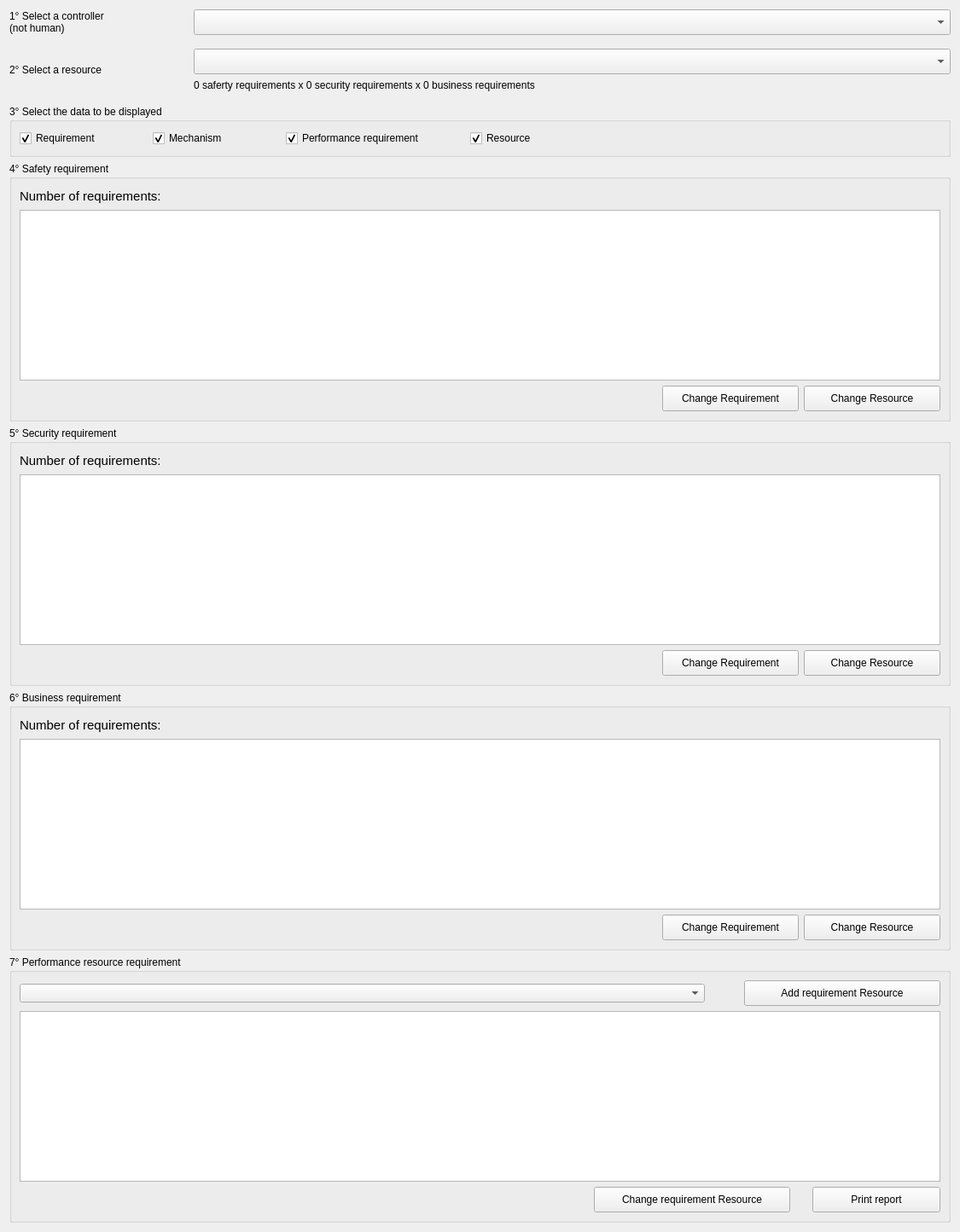
          <widget class="QWidget" name="scrollAreaWidgetContents_20">
           <property name="geometry">
            <rect>
             <x>0</x>
             <y>-929</y>
             <width>1125</width>
             <height>1444</height>
            </rect>
           </property>
           <layout class="QGridLayout" name="gridLayout_75">
            <item row="0" column="0">
             <layout class="QHBoxLayout" name="horizontalLayout_125">
              <property name="bottomMargin">
               <number>10</number>
              </property>
              <item>
               <widget class="QLabel" name="label_110">
                <property name="minimumSize">
                 <size>
                  <width>210</width>
                  <height>0</height>
                 </size>
                </property>
                <property name="maximumSize">
                 <size>
                  <width>100</width>
                  <height>16777215</height>
                 </size>
                </property>
                <property name="text">
                 <string>1° Select a controller
(not human)</string>
                </property>
               </widget>
              </item>
              <item>
               <widget class="QComboBox" name="combobox_conflict_controller">
                <property name="minimumSize">
                 <size>
                  <width>0</width>
                  <height>30</height>
                 </size>
                </property>
                <property name="focusPolicy">
                 <enum>Qt::TabFocus</enum>
                </property>
                <property name="contextMenuPolicy">
                 <enum>Qt::DefaultContextMenu</enum>
                </property>
                <property name="toolTip">
                 <string>This list contains all controllers that are NOT HUMAN</string>
                </property>
               </widget>
              </item>
             </layout>
            </item>
            <item row="1" column="0">
             <layout class="QHBoxLayout" name="horizontalLayout_124">
              <property name="bottomMargin">
               <number>10</number>
              </property>
              <item>
               <widget class="QLabel" name="label_111">
                <property name="minimumSize">
                 <size>
                  <width>210</width>
                  <height>0</height>
                 </size>
                </property>
                <property name="maximumSize">
                 <size>
                  <width>210</width>
                  <height>16777215</height>
                 </size>
                </property>
                <property name="text">
                 <string>2° Select a resource</string>
                </property>
               </widget>
              </item>
              <item>
               <layout class="QVBoxLayout" name="verticalLayout_73">
                <item>
                 <widget class="QComboBox" name="combobox_conflict_resource">
                  <property name="minimumSize">
                   <size>
                    <width>0</width>
                    <height>30</height>
                   </size>
                  </property>
                  <property name="focusPolicy">
                   <enum>Qt::TabFocus</enum>
                  </property>
                  <property name="contextMenuPolicy">
                   <enum>Qt::DefaultContextMenu</enum>
                  </property>
                  <property name="toolTip">
                   <string>This list contains all controllers that are NOT HUMAN</string>
                  </property>
                 </widget>
                </item>
                <item>
                 <widget class="QLabel" name="lbl_req_conflict">
                  <property name="text">
                   <string>0 saferty requirements x 0 security requirements x 0 business requirements</string>
                  </property>
                 </widget>
                </item>
               </layout>
              </item>
             </layout>
            </item>
            <item row="2" column="0">
             <widget class="QGroupBox" name="groupBox_40">
              <property name="title">
               <string>3° Select the data to be displayed</string>
              </property>
              <layout class="QGridLayout" name="gridLayout_73">
               <item row="0" column="0">
                <layout class="QHBoxLayout" name="horizontalLayout_123">
                 <item>
                  <widget class="QCheckBox" name="checkbox_conflict_requirement">
                   <property name="minimumSize">
                    <size>
                     <width>150</width>
                     <height>0</height>
                    </size>
                   </property>
                   <property name="text">
                    <string>Requirement</string>
                   </property>
                   <property name="checked">
                    <bool>true</bool>
                   </property>
                  </widget>
                 </item>
                 <item>
                  <widget class="QCheckBox" name="checkbox_conflict_mechanism">
                   <property name="minimumSize">
                    <size>
                     <width>150</width>
                     <height>0</height>
                    </size>
                   </property>
                   <property name="text">
                    <string>Mechanism</string>
                   </property>
                   <property name="checked">
                    <bool>true</bool>
                   </property>
                  </widget>
                 </item>
                 <item>
                  <widget class="QCheckBox" name="checkbox_conflict_pef_requirement">
                   <property name="minimumSize">
                    <size>
                     <width>210</width>
                     <height>0</height>
                    </size>
                   </property>
                   <property name="text">
                    <string>Performance requirement</string>
                   </property>
                   <property name="checked">
                    <bool>true</bool>
                   </property>
                  </widget>
                 </item>
                 <item>
                  <widget class="QCheckBox" name="checkbox_conflict_resource">
                   <property name="minimumSize">
                    <size>
                     <width>150</width>
                     <height>0</height>
                    </size>
                   </property>
                   <property name="text">
                    <string>Resource</string>
                   </property>
                   <property name="checked">
                    <bool>true</bool>
                   </property>
                  </widget>
                 </item>
                 <item>
                  <spacer name="horizontalSpacer_60">
                   <property name="orientation">
                    <enum>Qt::Horizontal</enum>
                   </property>
                   <property name="sizeHint" stdset="0">
                    <size>
                     <width>40</width>
                     <height>20</height>
                    </size>
                   </property>
                  </spacer>
                 </item>
                </layout>
               </item>
              </layout>
             </widget>
            </item>
            <item row="3" column="0">
             <widget class="QGroupBox" name="groupBox_33">
              <property name="title">
               <string>4° Safety requirement</string>
              </property>
              <layout class="QGridLayout" name="gridLayout_69">
               <item row="0" column="0">
                <widget class="QLabel" name="lbl_saf_conflict">
                 <property name="font">
                  <font>
                   <pointsize>11</pointsize>
                  </font>
                 </property>
                 <property name="text">
                  <string>Number of requirements:</string>
                 </property>
                </widget>
               </item>
               <item row="1" column="0">
                <widget class="QListWidget" name="listwidget_saf_conflict_requirement">
                 <property name="minimumSize">
                  <size>
                   <width>0</width>
                   <height>200</height>
                  </size>
                 </property>
                 <property name="maximumSize">
                  <size>
                   <width>16777215</width>
                   <height>200</height>
                  </size>
                 </property>
                 <property name="font">
                  <font>
                   <pointsize>11</pointsize>
                  </font>
                 </property>
                 <property name="autoFillBackground">
                  <bool>false</bool>
                 </property>
                 <property name="alternatingRowColors">
                  <bool>true</bool>
                 </property>
                 <property name="wordWrap">
                  <bool>true</bool>
                 </property>
                </widget>
               </item>
               <item row="2" column="0">
                <layout class="QHBoxLayout" name="horizontalLayout_121">
                 <item>
                  <spacer name="horizontalSpacer_59">
                   <property name="orientation">
                    <enum>Qt::Horizontal</enum>
                   </property>
                   <property name="sizeHint" stdset="0">
                    <size>
                     <width>40</width>
                     <height>20</height>
                    </size>
                   </property>
                  </spacer>
                 </item>
                 <item>
                  <widget class="QPushButton" name="button_conflict_saf_req">
                   <property name="minimumSize">
                    <size>
                     <width>160</width>
                     <height>30</height>
                    </size>
                   </property>
                   <property name="maximumSize">
                    <size>
                     <width>160</width>
                     <height>30</height>
                    </size>
                   </property>
                   <property name="text">
                    <string>Change Requirement</string>
                   </property>
                  </widget>
                 </item>
                 <item>
                  <widget class="QPushButton" name="button_conflict_saf_res">
                   <property name="minimumSize">
                    <size>
                     <width>160</width>
                     <height>30</height>
                    </size>
                   </property>
                   <property name="maximumSize">
                    <size>
                     <width>160</width>
                     <height>30</height>
                    </size>
                   </property>
                   <property name="text">
                    <string>Change Resource</string>
                   </property>
                  </widget>
                 </item>
                </layout>
               </item>
              </layout>
             </widget>
            </item>
            <item row="4" column="0">
             <widget class="QGroupBox" name="groupBox_34">
              <property name="title">
               <string>5° Security requirement</string>
              </property>
              <layout class="QGridLayout" name="gridLayout_71">
               <item row="0" column="0">
                <widget class="QLabel" name="lbl_sec_conflict">
                 <property name="font">
                  <font>
                   <pointsize>11</pointsize>
                  </font>
                 </property>
                 <property name="text">
                  <string>Number of requirements:</string>
                 </property>
                </widget>
               </item>
               <item row="1" column="0">
                <widget class="QListWidget" name="listwidget_sec_conflict_requirement">
                 <property name="minimumSize">
                  <size>
                   <width>0</width>
                   <height>200</height>
                  </size>
                 </property>
                 <property name="maximumSize">
                  <size>
                   <width>16777215</width>
                   <height>200</height>
                  </size>
                 </property>
                 <property name="font">
                  <font>
                   <pointsize>11</pointsize>
                  </font>
                 </property>
                 <property name="autoFillBackground">
                  <bool>false</bool>
                 </property>
                 <property name="alternatingRowColors">
                  <bool>true</bool>
                 </property>
                 <property name="wordWrap">
                  <bool>true</bool>
                 </property>
                </widget>
               </item>
               <item row="2" column="0">
                <layout class="QHBoxLayout" name="horizontalLayout_119">
                 <item>
                  <spacer name="horizontalSpacer_58">
                   <property name="orientation">
                    <enum>Qt::Horizontal</enum>
                   </property>
                   <property name="sizeHint" stdset="0">
                    <size>
                     <width>40</width>
                     <height>20</height>
                    </size>
                   </property>
                  </spacer>
                 </item>
                 <item>
                  <widget class="QPushButton" name="button_conflict_sec_req">
                   <property name="minimumSize">
                    <size>
                     <width>160</width>
                     <height>30</height>
                    </size>
                   </property>
                   <property name="maximumSize">
                    <size>
                     <width>160</width>
                     <height>30</height>
                    </size>
                   </property>
                   <property name="text">
                    <string>Change Requirement</string>
                   </property>
                  </widget>
                 </item>
                 <item>
                  <widget class="QPushButton" name="button_conflict_sec_res">
                   <property name="minimumSize">
                    <size>
                     <width>160</width>
                     <height>30</height>
                    </size>
                   </property>
                   <property name="maximumSize">
                    <size>
                     <width>160</width>
                     <height>30</height>
                    </size>
                   </property>
                   <property name="text">
                    <string>Change Resource</string>
                   </property>
                  </widget>
                 </item>
                </layout>
               </item>
              </layout>
             </widget>
            </item>
            <item row="5" column="0">
             <widget class="QGroupBox" name="groupBox_38">
              <property name="title">
               <string>6° Business requirement</string>
              </property>
              <layout class="QGridLayout" name="gridLayout_72">
               <item row="0" column="0">
                <widget class="QLabel" name="lbl_bus_conflict">
                 <property name="font">
                  <font>
                   <pointsize>11</pointsize>
                  </font>
                 </property>
                 <property name="text">
                  <string>Number of requirements:</string>
                 </property>
                </widget>
               </item>
               <item row="1" column="0">
                <widget class="QListWidget" name="listwidget_bus_conflict_requirement">
                 <property name="minimumSize">
                  <size>
                   <width>0</width>
                   <height>200</height>
                  </size>
                 </property>
                 <property name="maximumSize">
                  <size>
                   <width>16777215</width>
                   <height>200</height>
                  </size>
                 </property>
                 <property name="font">
                  <font>
                   <pointsize>11</pointsize>
                  </font>
                 </property>
                 <property name="autoFillBackground">
                  <bool>false</bool>
                 </property>
                 <property name="alternatingRowColors">
                  <bool>true</bool>
                 </property>
                 <property name="wordWrap">
                  <bool>true</bool>
                 </property>
                </widget>
               </item>
               <item row="2" column="0">
                <layout class="QHBoxLayout" name="horizontalLayout_117">
                 <item>
                  <spacer name="horizontalSpacer_57">
                   <property name="orientation">
                    <enum>Qt::Horizontal</enum>
                   </property>
                   <property name="sizeHint" stdset="0">
                    <size>
                     <width>40</width>
                     <height>20</height>
                    </size>
                   </property>
                  </spacer>
                 </item>
                 <item>
                  <widget class="QPushButton" name="button_conflict_bus_req">
                   <property name="minimumSize">
                    <size>
                     <width>160</width>
                     <height>30</height>
                    </size>
                   </property>
                   <property name="maximumSize">
                    <size>
                     <width>160</width>
                     <height>30</height>
                    </size>
                   </property>
                   <property name="text">
                    <string>Change Requirement</string>
                   </property>
                  </widget>
                 </item>
                 <item>
                  <widget class="QPushButton" name="button_conflict_bus_res">
                   <property name="minimumSize">
                    <size>
                     <width>160</width>
                     <height>30</height>
                    </size>
                   </property>
                   <property name="maximumSize">
                    <size>
                     <width>160</width>
                     <height>30</height>
                    </size>
                   </property>
                   <property name="text">
                    <string>Change Resource</string>
                   </property>
                  </widget>
                 </item>
                </layout>
               </item>
              </layout>
             </widget>
            </item>
            <item row="6" column="0">
             <widget class="QGroupBox" name="groupBox_41">
              <property name="title">
               <string>7° Performance resource requirement</string>
              </property>
              <layout class="QGridLayout" name="gridLayout_74">
               <item row="0" column="0">
                <layout class="QHBoxLayout" name="horizontalLayout_128">
                 <item>
                  <widget class="QComboBox" name="combobox_conflict_resource_performance"/>
                 </item>
                 <item>
                  <spacer name="horizontalSpacer_61">
                   <property name="orientation">
                    <enum>Qt::Horizontal</enum>
                   </property>
                   <property name="sizeType">
                    <enum>QSizePolicy::Maximum</enum>
                   </property>
                   <property name="sizeHint" stdset="0">
                    <size>
                     <width>40</width>
                     <height>20</height>
                    </size>
                   </property>
                  </spacer>
                 </item>
                 <item>
                  <widget class="QPushButton" name="button_conflict_res_create">
                   <property name="minimumSize">
                    <size>
                     <width>230</width>
                     <height>30</height>
                    </size>
                   </property>
                   <property name="maximumSize">
                    <size>
                     <width>230</width>
                     <height>30</height>
                    </size>
                   </property>
                   <property name="text">
                    <string>Add requirement Resource</string>
                   </property>
                  </widget>
                 </item>
                </layout>
               </item>
               <item row="1" column="0">
                <widget class="QListWidget" name="listwidget_conflict_resource_requirement">
                 <property name="minimumSize">
                  <size>
                   <width>0</width>
                   <height>200</height>
                  </size>
                 </property>
                 <property name="maximumSize">
                  <size>
                   <width>16777215</width>
                   <height>200</height>
                  </size>
                 </property>
                 <property name="font">
                  <font>
                   <pointsize>11</pointsize>
                  </font>
                 </property>
                 <property name="autoFillBackground">
                  <bool>false</bool>
                 </property>
                 <property name="alternatingRowColors">
                  <bool>true</bool>
                 </property>
                 <property name="wordWrap">
                  <bool>true</bool>
                 </property>
                </widget>
               </item>
               <item row="2" column="0">
                <layout class="QHBoxLayout" name="horizontalLayout_109">
                 <item>
                  <spacer name="horizontalSpacer_62">
                   <property name="orientation">
                    <enum>Qt::Horizontal</enum>
                   </property>
                   <property name="sizeHint" stdset="0">
                    <size>
                     <width>40</width>
                     <height>20</height>
                    </size>
                   </property>
                  </spacer>
                 </item>
                 <item>
                  <widget class="QPushButton" name="button_conflict_res_change">
                   <property name="minimumSize">
                    <size>
                     <width>230</width>
                     <height>30</height>
                    </size>
                   </property>
                   <property name="maximumSize">
                    <size>
                     <width>230</width>
                     <height>30</height>
                    </size>
                   </property>
                   <property name="text">
                    <string>Change requirement Resource</string>
                   </property>
                  </widget>
                 </item>
                 <item>
                  <spacer name="horizontalSpacer_44">
                   <property name="orientation">
                    <enum>Qt::Horizontal</enum>
                   </property>
                   <property name="sizeType">
                    <enum>QSizePolicy::Maximum</enum>
                   </property>
                   <property name="sizeHint" stdset="0">
                    <size>
                     <width>20</width>
                     <height>20</height>
                    </size>
                   </property>
                  </spacer>
                 </item>
                 <item>
                  <widget class="QPushButton" name="button_conflict_res_print_report">
                   <property name="minimumSize">
                    <size>
                     <width>150</width>
                     <height>30</height>
                    </size>
                   </property>
                   <property name="maximumSize">
                    <size>
                     <width>150</width>
                     <height>30</height>
                    </size>
                   </property>
                   <property name="text">
                    <string>Print report</string>
                   </property>
                  </widget>
                 </item>
                </layout>
               </item>
              </layout>
             </widget>
            </item>
           </layout>
          </widget>
